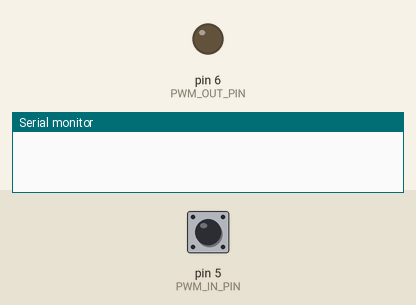
The sketch below on a simulated Arduino Uno, built with avr-gcc and run on an emulated ATmega328P. On the bench: output pins drawn as LEDs (lit = HIGH), the last lines printed to the serial monitor. The test bench sets the inputs (shaded band); at power-on: pin 5 (PWM_IN_PIN) LOW.

Above: at 1.2 s.
1.3 s: pin 5 (PWM_IN_PIN) pulsed HIGH 2 times (0.12 s each, 0.3 s apart)
At 2.4 s:
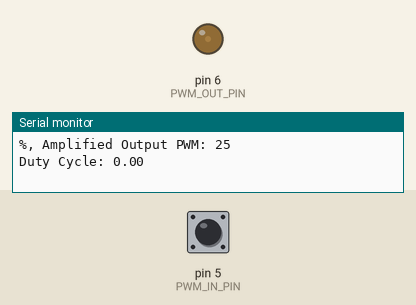
4.9 s: pin 5 (PWM_IN_PIN) pulsed HIGH 5 times (0.12 s each, 0.3 s apart)
At 6.6 s:
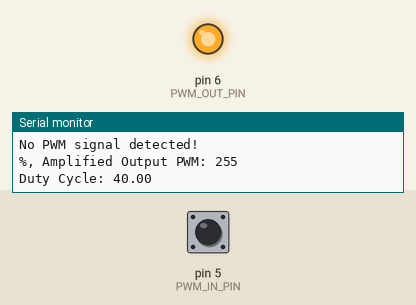
Timing chart, 0 to 11.2 s (numbered marks = the images above; inputs shaded):
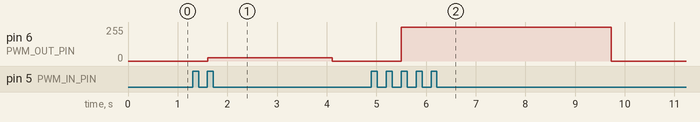

Measured:
- after the input at 1.3 s, pin 6 (PWM_OUT_PIN): 0/255 → 25/255 after 0.30 s, → 0/255 2.5 s later
- after the input at 4.9 s, pin 6 (PWM_OUT_PIN): 0/255 → 255/255 after 0.60 s, → 0/255 4.2 s later

The sketch:

arduino_pwm_fan.ino
```cpp
int PWM_OUT_PIN = 6; // Output PWM pin
int PWM_IN_PIN = 5; // Input PWM pin
int PWM_FAN_STOP = 0; // PWM Duty Cycle to 0
int PWM_FAN_MAX_SPEED = 255; // PWM duty cycle to maximum
double AMPLIFY_FACTOR = 2.75; // Factor of 2 to amplify
int DELAY_TIME = 511; // Delay time in milliseconds
int PWM_FAN_SPEED_BASE = 25; // Base Fan Speed

void setup() {
    pinMode(PWM_OUT_PIN, OUTPUT);
    pinMode(PWM_IN_PIN, INPUT);
    Serial.begin(9600); // Start serial communication
}

void loop() {
    // Read high and low times
    unsigned long highTime = pulseIn(PWM_IN_PIN, HIGH);
    unsigned long lowTime = pulseIn(PWM_IN_PIN, LOW);

    // Compute cycle time
    unsigned long cycleTime = highTime + lowTime;

    // Prevent division by zero and set PWM Fan to stop
    if (cycleTime == 0) {
      Serial.println("No PWM signal detected!");
      analogWrite(PWM_OUT_PIN, PWM_FAN_STOP);
      return;
    }

    // Compute duty cycle (0.0 - 1.0)
    double dutyCycle = (float)highTime / cycleTime;

    // Amplify duty cycle with a function and scale to 0-255
    int outputPWM = constrain(AMPLIFY_FACTOR * (dutyCycle * PWM_FAN_MAX_SPEED) + PWM_FAN_SPEED_BASE, PWM_FAN_STOP, PWM_FAN_MAX_SPEED);

    // Output the amplified PWM signal
    Serial.print("%, Amplified Output PWM: ");
    Serial.println(outputPWM);
    analogWrite(PWM_OUT_PIN, outputPWM);

    // Print values for debugging
    Serial.print("Duty Cycle: ");
    Serial.println(dutyCycle * 100);

    delay(DELAY_TIME); // Small delay for stability
}
```
